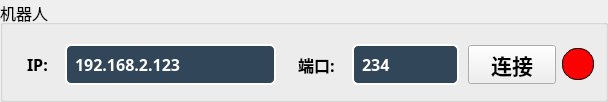
                  <widget class="QGroupBox" name="groupBox_4">
                   <property name="font">
                    <font>
                     <pointsize>12</pointsize>
                    </font>
                   </property>
                   <property name="title">
                    <string>机器人</string>
                   </property>
                   <layout class="QHBoxLayout" name="horizontalLayout_54" stretch="3,2,1,0">
                    <property name="topMargin">
                     <number>16</number>
                    </property>
                    <item>
                     <widget class="QWidget" name="widget_45" native="true">
                      <property name="styleSheet">
                       <string notr="true">font:bold  &quot;Times New Roman&quot;;    
font-family:Microsoft Yahei;
padding:6px;
border:none;
</string>
                      </property>
                      <layout class="QHBoxLayout" name="horizontalLayout_55">
                       <property name="leftMargin">
                        <number>3</number>
                       </property>
                       <property name="topMargin">
                        <number>3</number>
                       </property>
                       <property name="rightMargin">
                        <number>3</number>
                       </property>
                       <property name="bottomMargin">
                        <number>3</number>
                       </property>
                       <item>
                        <widget class="QLabel" name="label_48">
                         <property name="font">
                          <font>
                           <family>Microsoft Yahei</family>
                           <pointsize>12</pointsize>
                           <weight>75</weight>
                           <italic>false</italic>
                           <bold>true</bold>
                          </font>
                         </property>
                         <property name="styleSheet">
                          <string notr="true">font:bold  &quot;Times New Roman&quot;;    
font-family:Microsoft Yahei;
padding:6px;

border:none;
</string>
                         </property>
                         <property name="text">
                          <string>IP:</string>
                         </property>
                        </widget>
                       </item>
                       <item>
                        <widget class="QLineEdit" name="lineEdit_Robot_Connect_IP">
                         <property name="font">
                          <font>
                           <family>Microsoft Yahei</family>
                           <pointsize>12</pointsize>
                           <weight>75</weight>
                           <italic>false</italic>
                           <bold>true</bold>
                          </font>
                         </property>
                         <property name="styleSheet">
                          <string notr="true">border-radius:6px;
border-width:2px;
border-style:solid;
border-color:white;
background-color:#314659;
color:white;</string>
                         </property>
                         <property name="text">
                          <string>192.168.2.123</string>
                         </property>
                        </widget>
                       </item>
                      </layout>
                     </widget>
                    </item>
                    <item>
                     <widget class="QWidget" name="widget_46" native="true">
                      <property name="styleSheet">
                       <string notr="true">font:bold  &quot;Times New Roman&quot;;    
font-family:Microsoft Yahei;
padding:6px;
border:none;
</string>
                      </property>
                      <layout class="QHBoxLayout" name="horizontalLayout_56">
                       <property name="leftMargin">
                        <number>3</number>
                       </property>
                       <property name="topMargin">
                        <number>3</number>
                       </property>
                       <property name="rightMargin">
                        <number>3</number>
                       </property>
                       <property name="bottomMargin">
                        <number>3</number>
                       </property>
                       <item>
                        <widget class="QLabel" name="label_50">
                         <property name="font">
                          <font>
                           <family>Microsoft Yahei</family>
                           <pointsize>12</pointsize>
                           <weight>75</weight>
                           <italic>false</italic>
                           <bold>true</bold>
                          </font>
                         </property>
                         <property name="styleSheet">
                          <string notr="true">font:bold  &quot;Times New Roman&quot;;    
font-family:Microsoft Yahei;
padding:6px;

border:none;
</string>
                         </property>
                         <property name="text">
                          <string>端口:</string>
                         </property>
                        </widget>
                       </item>
                       <item>
                        <widget class="QLineEdit" name="lineEdit_Robot_Connect_Port">
                         <property name="font">
                          <font>
                           <family>Microsoft Yahei</family>
                           <pointsize>12</pointsize>
                           <weight>75</weight>
                           <italic>false</italic>
                           <bold>true</bold>
                          </font>
                         </property>
                         <property name="styleSheet">
                          <string notr="true">border-radius:6px;
border-width:2px;
border-style:solid;
border-color:white;
background-color:#314659;
color:white;</string>
                         </property>
                         <property name="text">
                          <string>234</string>
                         </property>
                        </widget>
                       </item>
                      </layout>
                     </widget>
                    </item>
                    <item alignment="Qt::AlignVCenter">
                     <widget class="QToolButton" name="toolButton_Connect_Robot">
                      <property name="enabled">
                       <bool>true</bool>
                      </property>
                      <property name="sizePolicy">
                       <sizepolicy hsizetype="Minimum" vsizetype="Preferred">
                        <horstretch>0</horstretch>
                        <verstretch>0</verstretch>
                       </sizepolicy>
                      </property>
                      <property name="font">
                       <font>
                        <family>Microsoft Yahei</family>
                        <pointsize>16</pointsize>
                        <weight>75</weight>
                        <italic>false</italic>
                        <bold>true</bold>
                       </font>
                      </property>
                      <property name="mouseTracking">
                       <bool>false</bool>
                      </property>
                      <property name="tabletTracking">
                       <bool>false</bool>
                      </property>
                      <property name="styleSheet">
                       <string notr="true">QToolButton
{
    font-family:Microsoft Yahei;
    color:white;
    background-color:rgb(14 , 150 , 254);
    border-radius:10px;
}

QToolButton:hover
{
    background-color:rgb(44 , 137 , 255);
}

QToolButton:pressed
{
    background-color:rgb(14 , 135 , 228);
    padding-left:3px;
    padding-top:3px;
}
QToolButton:disabled
{
    background-color:grey;
}
border:none;</string>
                      </property>
                      <property name="text">
                       <string>连接</string>
                      </property>
                      <property name="iconSize">
                       <size>
                        <width>0</width>
                        <height>0</height>
                       </size>
                      </property>
                      <property name="toolButtonStyle">
                       <enum>Qt::ToolButtonTextOnly</enum>
                      </property>
                     </widget>
                    </item>
                    <item>
                     <widget class="QLabel" name="label_Connect_Robot">
                      <property name="font">
                       <font>
                        <family>微软雅黑</family>
                        <pointsize>16</pointsize>
                        <weight>75</weight>
                        <bold>true</bold>
                       </font>
                      </property>
                      <property name="styleSheet">
                       <string notr="true">min-width:30px;
min-height:30px;
max-width:30px;
max-height:30px;
border-radius:15px;
border:1px solid black;
background:red</string>
                      </property>
                      <property name="text">
                       <string/>
                      </property>
                     </widget>
                    </item>
                   </layout>
                  </widget>
